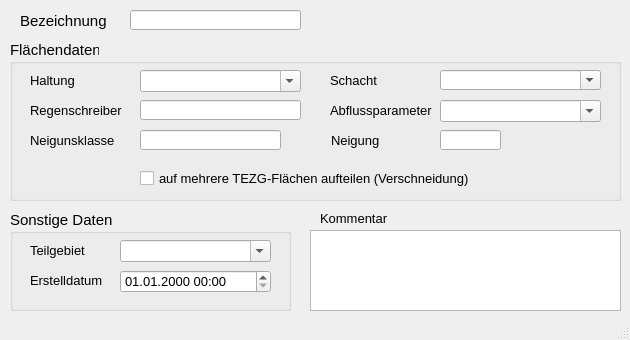
<?xml version="1.0" encoding="UTF-8"?>
<ui version="4.0">
 <class>MainWindow</class>
 <widget class="QMainWindow" name="MainWindow">
  <property name="enabled">
   <bool>true</bool>
  </property>
  <property name="geometry">
   <rect>
    <x>0</x>
    <y>0</y>
    <width>630</width>
    <height>340</height>
   </rect>
  </property>
  <property name="minimumSize">
   <size>
    <width>630</width>
    <height>340</height>
   </size>
  </property>
  <property name="baseSize">
   <size>
    <width>630</width>
    <height>310</height>
   </size>
  </property>
  <property name="font">
   <font>
    <family>Tahoma</family>
    <pointsize>10</pointsize>
   </font>
  </property>
  <property name="windowTitle">
   <string>Fläche</string>
  </property>
  <widget class="QWidget" name="centralwidget">
   <widget class="QLabel" name="label">
    <property name="geometry">
     <rect>
      <x>20</x>
      <y>10</y>
      <width>101</width>
      <height>21</height>
     </rect>
    </property>
    <property name="font">
     <font>
      <family>Tahoma</family>
      <pointsize>11</pointsize>
     </font>
    </property>
    <property name="text">
     <string>Bezeichnung</string>
    </property>
   </widget>
   <widget class="QLabel" name="label_14">
    <property name="geometry">
     <rect>
      <x>320</x>
      <y>210</y>
      <width>81</width>
      <height>16</height>
     </rect>
    </property>
    <property name="text">
     <string>Kommentar</string>
    </property>
   </widget>
   <widget class="QLineEdit" name="flnam">
    <property name="geometry">
     <rect>
      <x>130</x>
      <y>10</y>
      <width>171</width>
      <height>20</height>
     </rect>
    </property>
    <property name="toolTip">
     <string>&lt;html&gt;&lt;head/&gt;&lt;body&gt;&lt;p&gt;Eindeutige Bezeichnung&lt;/p&gt;&lt;/body&gt;&lt;/html&gt;</string>
    </property>
    <property name="statusTip">
     <string>Eindeutige Bezeichnung</string>
    </property>
   </widget>
   <widget class="QTextEdit" name="kommentar">
    <property name="geometry">
     <rect>
      <x>310</x>
      <y>230</y>
      <width>311</width>
      <height>81</height>
     </rect>
    </property>
    <property name="toolTip">
     <string>&lt;html&gt;&lt;head/&gt;&lt;body&gt;&lt;p&gt;Platz für zusätzliche Kommentare.&lt;/p&gt;&lt;/body&gt;&lt;/html&gt;</string>
    </property>
    <property name="statusTip">
     <string>Platz für zusätzliche Kommentare.</string>
    </property>
   </widget>
   <widget class="QGroupBox" name="groupBox_2">
    <property name="geometry">
     <rect>
      <x>10</x>
      <y>40</y>
      <width>611</width>
      <height>161</height>
     </rect>
    </property>
    <property name="font">
     <font>
      <family>Tahoma</family>
      <pointsize>11</pointsize>
     </font>
    </property>
    <property name="title">
     <string>Flächendaten</string>
    </property>
    <widget class="QLabel" name="label_3">
     <property name="geometry">
      <rect>
       <x>20</x>
       <y>90</y>
       <width>111</width>
       <height>21</height>
      </rect>
     </property>
     <property name="font">
      <font>
       <family>Tahoma</family>
       <pointsize>10</pointsize>
      </font>
     </property>
     <property name="text">
      <string>Neigunsklasse</string>
     </property>
    </widget>
    <widget class="QLineEdit" name="neigkl">
     <property name="geometry">
      <rect>
       <x>130</x>
       <y>90</y>
       <width>141</width>
       <height>20</height>
      </rect>
     </property>
     <property name="font">
      <font>
       <family>Tahoma</family>
       <pointsize>10</pointsize>
      </font>
     </property>
     <property name="toolTip">
      <string>&lt;html&gt;&lt;head/&gt;&lt;body&gt;&lt;p&gt;Neigungsklasse 1 - 5 gem. HYSTEM-EXTRAN&lt;/p&gt;&lt;/body&gt;&lt;/html&gt;</string>
     </property>
     <property name="statusTip">
      <string>Neigungsklasse 1 - 5 gem. HYSTEM-EXTRAN</string>
     </property>
    </widget>
    <widget class="QLabel" name="label_5">
     <property name="geometry">
      <rect>
       <x>20</x>
       <y>60</y>
       <width>111</width>
       <height>21</height>
      </rect>
     </property>
     <property name="font">
      <font>
       <family>Tahoma</family>
       <pointsize>10</pointsize>
      </font>
     </property>
     <property name="text">
      <string>Regenschreiber</string>
     </property>
    </widget>
    <widget class="QLineEdit" name="regenschreiber">
     <property name="geometry">
      <rect>
       <x>130</x>
       <y>60</y>
       <width>161</width>
       <height>20</height>
      </rect>
     </property>
     <property name="font">
      <font>
       <family>Tahoma</family>
       <pointsize>10</pointsize>
      </font>
     </property>
     <property name="toolTip">
      <string>&lt;html&gt;&lt;head/&gt;&lt;body&gt;&lt;p&gt;Regenschreiber&lt;/p&gt;&lt;/body&gt;&lt;/html&gt;</string>
     </property>
     <property name="statusTip">
      <string>Regenschreiber</string>
     </property>
    </widget>
    <widget class="QLabel" name="label_20">
     <property name="geometry">
      <rect>
       <x>20</x>
       <y>30</y>
       <width>91</width>
       <height>21</height>
      </rect>
     </property>
     <property name="font">
      <font>
       <family>Tahoma</family>
       <pointsize>10</pointsize>
      </font>
     </property>
     <property name="text">
      <string>Haltung</string>
     </property>
    </widget>
    <widget class="QComboBox" name="abflussparameter">
     <property name="geometry">
      <rect>
       <x>430</x>
       <y>60</y>
       <width>161</width>
       <height>22</height>
      </rect>
     </property>
     <property name="font">
      <font>
       <family>Tahoma</family>
       <pointsize>10</pointsize>
      </font>
     </property>
     <property name="toolTip">
      <string>&lt;html&gt;&lt;head/&gt;&lt;body&gt;&lt;p&gt;Abflussparameter gem. HYSTEM-EXTRAN&lt;/p&gt;&lt;/body&gt;&lt;/html&gt;</string>
     </property>
     <property name="statusTip">
      <string>Abflussparameter gem. HYSTEM-EXTRAN</string>
     </property>
     <property name="editable">
      <bool>true</bool>
     </property>
    </widget>
    <widget class="QComboBox" name="haltnam">
     <property name="geometry">
      <rect>
       <x>130</x>
       <y>30</y>
       <width>161</width>
       <height>22</height>
      </rect>
     </property>
     <property name="font">
      <font>
       <family>Tahoma</family>
       <pointsize>10</pointsize>
      </font>
     </property>
     <property name="toolTip">
      <string>&lt;html&gt;&lt;head/&gt;&lt;body&gt;&lt;p&gt;Name der Haltung, der die Fläche zugeordnet ist&lt;/p&gt;&lt;/body&gt;&lt;/html&gt;</string>
     </property>
     <property name="statusTip">
      <string>Name der Haltung, der die Fläche zugeordnet ist</string>
     </property>
     <property name="editable">
      <bool>true</bool>
     </property>
    </widget>
    <widget class="QLabel" name="label_21">
     <property name="geometry">
      <rect>
       <x>320</x>
       <y>60</y>
       <width>111</width>
       <height>21</height>
      </rect>
     </property>
     <property name="font">
      <font>
       <family>Tahoma</family>
       <pointsize>10</pointsize>
      </font>
     </property>
     <property name="text">
      <string>Abflussparameter</string>
     </property>
    </widget>
    <widget class="QCheckBox" name="aufteilen">
     <property name="geometry">
      <rect>
       <x>130</x>
       <y>130</y>
       <width>391</width>
       <height>17</height>
      </rect>
     </property>
     <property name="font">
      <font>
       <family>Tahoma</family>
       <pointsize>10</pointsize>
      </font>
     </property>
     <property name="text">
      <string>auf mehrere TEZG-Flächen aufteilen (Verschneidung)</string>
     </property>
    </widget>
    <widget class="QComboBox" name="schnam">
     <property name="geometry">
      <rect>
       <x>430</x>
       <y>30</y>
       <width>161</width>
       <height>20</height>
      </rect>
     </property>
     <property name="font">
      <font>
       <family>Tahoma</family>
       <pointsize>10</pointsize>
      </font>
     </property>
     <property name="toolTip">
      <string>&lt;html&gt;&lt;head/&gt;&lt;body&gt;&lt;p&gt;angeschlossener Schacht&lt;/p&gt;&lt;/body&gt;&lt;/html&gt;</string>
     </property>
     <property name="statusTip">
      <string>angeschlossener Schacht</string>
     </property>
     <property name="editable">
      <bool>true</bool>
     </property>
    </widget>
    <widget class="QLabel" name="label_23">
     <property name="geometry">
      <rect>
       <x>320</x>
       <y>30</y>
       <width>80</width>
       <height>20</height>
      </rect>
     </property>
     <property name="font">
      <font>
       <family>Tahoma</family>
       <pointsize>10</pointsize>
      </font>
     </property>
     <property name="text">
      <string>Schacht</string>
     </property>
    </widget>
    <widget class="QLabel" name="label_4">
     <property name="geometry">
      <rect>
       <x>321</x>
       <y>90</y>
       <width>91</width>
       <height>21</height>
      </rect>
     </property>
     <property name="font">
      <font>
       <family>Tahoma</family>
       <pointsize>10</pointsize>
       <weight>50</weight>
       <bold>false</bold>
      </font>
     </property>
     <property name="text">
      <string>Neigung</string>
     </property>
    </widget>
    <widget class="QLineEdit" name="neigung">
     <property name="geometry">
      <rect>
       <x>430</x>
       <y>90</y>
       <width>61</width>
       <height>20</height>
      </rect>
     </property>
     <property name="font">
      <font>
       <family>Tahoma</family>
       <pointsize>10</pointsize>
       <weight>50</weight>
       <bold>false</bold>
      </font>
     </property>
     <property name="toolTip">
      <string>&lt;html&gt;&lt;head/&gt;&lt;body&gt;&lt;p&gt;Gefälle&lt;/p&gt;&lt;/body&gt;&lt;/html&gt;</string>
     </property>
     <property name="statusTip">
      <string>Gefälle</string>
     </property>
     <property name="text">
      <string/>
     </property>
    </widget>
   </widget>
   <widget class="QGroupBox" name="groupBox_3">
    <property name="geometry">
     <rect>
      <x>10</x>
      <y>210</y>
      <width>281</width>
      <height>101</height>
     </rect>
    </property>
    <property name="font">
     <font>
      <family>Tahoma</family>
      <pointsize>11</pointsize>
     </font>
    </property>
    <property name="title">
     <string>Sonstige Daten</string>
    </property>
    <widget class="QLabel" name="label_13">
     <property name="geometry">
      <rect>
       <x>20</x>
       <y>30</y>
       <width>71</width>
       <height>20</height>
      </rect>
     </property>
     <property name="font">
      <font>
       <family>Tahoma</family>
       <pointsize>10</pointsize>
      </font>
     </property>
     <property name="text">
      <string>Teilgebiet</string>
     </property>
    </widget>
    <widget class="QLabel" name="label_71">
     <property name="geometry">
      <rect>
       <x>20</x>
       <y>60</y>
       <width>151</width>
       <height>21</height>
      </rect>
     </property>
     <property name="font">
      <font>
       <family>Tahoma</family>
       <pointsize>10</pointsize>
      </font>
     </property>
     <property name="text">
      <string>Erstelldatum</string>
     </property>
    </widget>
    <widget class="QComboBox" name="teilgebiet">
     <property name="geometry">
      <rect>
       <x>110</x>
       <y>30</y>
       <width>151</width>
       <height>22</height>
      </rect>
     </property>
     <property name="font">
      <font>
       <family>Tahoma</family>
       <pointsize>10</pointsize>
      </font>
     </property>
     <property name="toolTip">
      <string>&lt;html&gt;&lt;head/&gt;&lt;body&gt;&lt;p&gt;zur Zuordnung auf ein selbstständig festgelegtes Teilgebiet&lt;/p&gt;&lt;/body&gt;&lt;/html&gt;</string>
     </property>
     <property name="statusTip">
      <string>zur Zuordnung auf ein selbstständig festgelegtes Teilgebiet</string>
     </property>
     <property name="editable">
      <bool>true</bool>
     </property>
    </widget>
    <widget class="QgsDateTimeEdit" name="createdat">
     <property name="geometry">
      <rect>
       <x>110</x>
       <y>60</y>
       <width>151</width>
       <height>23</height>
      </rect>
     </property>
     <property name="font">
      <font>
       <family>Tahoma</family>
       <pointsize>10</pointsize>
      </font>
     </property>
     <property name="currentSection">
      <enum>QDateTimeEdit::DaySection</enum>
     </property>
     <property name="displayFormat">
      <string>dd.MM.yyyy HH:mm</string>
     </property>
    </widget>
   </widget>
  </widget>
  <widget class="QMenuBar" name="menubar">
   <property name="geometry">
    <rect>
     <x>0</x>
     <y>0</y>
     <width>630</width>
     <height>22</height>
    </rect>
   </property>
  </widget>
  <widget class="QStatusBar" name="statusbar"/>
 </widget>
 <customwidgets>
  <customwidget>
   <class>QgsDateTimeEdit</class>
   <extends>QDateTimeEdit</extends>
   <header>qgsdatetimeedit.h</header>
  </customwidget>
 </customwidgets>
 <tabstops>
  <tabstop>flnam</tabstop>
  <tabstop>neigkl</tabstop>
  <tabstop>regenschreiber</tabstop>
  <tabstop>abflussparameter</tabstop>
  <tabstop>aufteilen</tabstop>
  <tabstop>kommentar</tabstop>
  <tabstop>haltnam</tabstop>
  <tabstop>teilgebiet</tabstop>
 </tabstops>
 <resources/>
 <connections/>
</ui>
